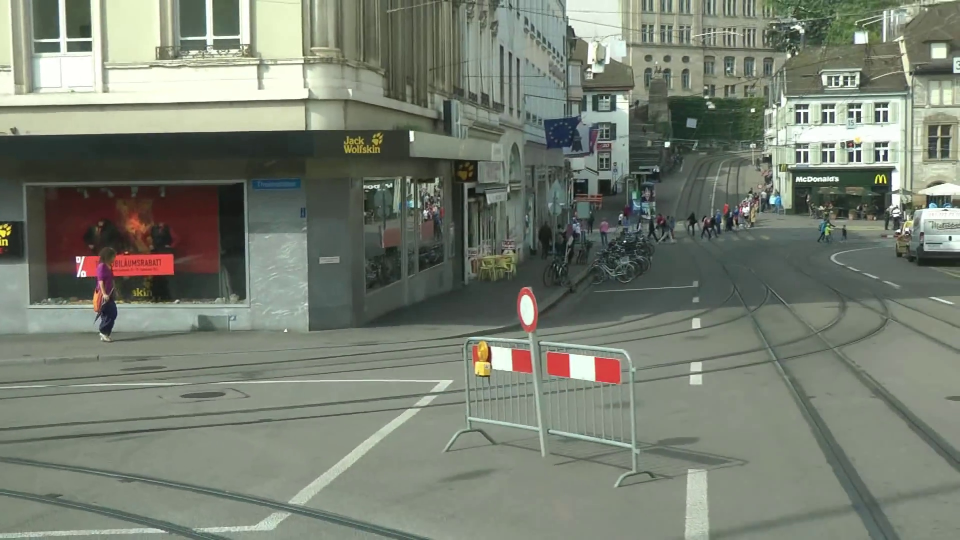
#> input picture data_samples/rs19/jpgs/rs19val/rs00001.jpg, 1920 x 1080 px (shown at 1/2 size)
$ python bev_transform.py --image ../../data_samples/rs19/jpgs/rs19val/rs00001.jpg
#> lines starting #> are read from the running program, lines starting #| are printed output that depends on the picture; after the words box and inside, x2 and y2 are one past the last pixel; in counts of white or black regions, pixels touching at a corner belong together
#!/usr/bin/env python3
# -*- coding: utf-8 -*-
"""
Bird's Eye View (BEV) Transformation Module
============================================
Phase 6: Convert perspective camera view to top-down bird's eye view
for improved rail path direction analysis.

Features:
- Homography-based perspective transformation
- Point coordinate transformation (camera <-> BEV)
- Interactive calibration tool
- Cached homography matrix for performance

Author: RailSafeNet Team
Date: 2025-12-19
"""

import cv2
import numpy as np
import yaml
from pathlib import Path
from typing import Tuple, Optional, List, Dict, Any
from dataclasses import dataclass
from enum import Enum


class InterpolationMethod(Enum):
    """Interpolation methods for warp transformation."""
    NEAREST = cv2.INTER_NEAREST
    LINEAR = cv2.INTER_LINEAR
    CUBIC = cv2.INTER_CUBIC
    LANCZOS = cv2.INTER_LANCZOS4


@dataclass
class BEVConfig:
    """Configuration for BEV transformation."""
    # Source points in camera image (trapezoid - 4 corners)
    src_top_left: Tuple[int, int]
    src_top_right: Tuple[int, int]
    src_bottom_right: Tuple[int, int]
    src_bottom_left: Tuple[int, int]

    # BEV output dimensions
    bev_width: int
    bev_height: int

    # Interpolation method
    interpolation: InterpolationMethod = InterpolationMethod.LINEAR

    # [24 lines left out: function from_dict, not called in this run]


class BEVTransformer:
    """
    Bird's Eye View Transformer.

    Transforms camera images and point coordinates between
    perspective view and top-down bird's eye view using homography.
    """

    def __init__(self, config: Optional[BEVConfig] = None, config_path: Optional[str] = None):
        """
        Initialize BEV Transformer.

        Args:
            config: BEVConfig object with transformation parameters
            config_path: Path to YAML config file (used if config is None)
        """
        if config is not None:
            self.config = config
        elif config_path is not None:
            self.config = self._load_config(config_path)
        else:
            # Default config for 1920x1080 camera
            self.config = BEVConfig(
                src_top_left=(400, 400),
                src_top_right=(1520, 400),
                src_bottom_right=(1920, 1080),
                src_bottom_left=(0, 1080),
                bev_width=400,
                bev_height=600
            )

        # Compute homography matrices
        self.H = self._compute_homography()
        self.H_inv = np.linalg.inv(self.H)

        # Cache output size
        self.bev_size = (self.config.bev_width, self.config.bev_height)

        print(f"✓ BEV Transformer initialized [Output: {self.bev_size[0]}x{self.bev_size[1]}]")

    # [18 lines left out: function _load_config, not called in this run]

    def _compute_homography(self) -> np.ndarray:
        """
        Compute homography matrix from source (camera) to destination (BEV).

        Source: Trapezoid in camera image
        Destination: Rectangle in BEV

        Returns:
            3x3 homography matrix
        """
        # Source points (trapezoid in camera image)
        src_pts = np.float32([
            list(self.config.src_top_left),
            list(self.config.src_top_right),
            list(self.config.src_bottom_right),
            list(self.config.src_bottom_left)
        ])

        # Destination points (rectangle in BEV)
        dst_pts = np.float32([
            [0, 0],                                              # Top-left
            [self.config.bev_width - 1, 0],                      # Top-right
            [self.config.bev_width - 1, self.config.bev_height - 1],  # Bottom-right
            [0, self.config.bev_height - 1]                      # Bottom-left
        ])

        # Compute homography
        H, _ = cv2.findHomography(src_pts, dst_pts)
        return H

    def warp_to_bev(self, image: np.ndarray) -> np.ndarray:
        """
        Transform camera image to bird's eye view.

        Args:
            image: Input camera image (H x W x C)

        Returns:
            BEV transformed image (bev_height x bev_width x C)
        """
        return cv2.warpPerspective(
            image,
            self.H,
            self.bev_size,
            flags=self.config.interpolation.value
        )

    # [72 lines left out: functions warp_mask_to_bev, warp_points_to_bev, warp_points_from_bev, warp_from_bev, not called in this run]

    def draw_source_region(self, image: np.ndarray, color: Tuple[int, int, int] = (0, 255, 0),
                           thickness: int = 2) -> np.ndarray:
        """
        Draw the source trapezoid region on camera image.

        Args:
            image: Input camera image
            color: Line color (BGR)
            thickness: Line thickness

        Returns:
            Image with drawn trapezoid
        """
        output = image.copy()
        pts = np.array([
            self.config.src_top_left,
            self.config.src_top_right,
            self.config.src_bottom_right,
            self.config.src_bottom_left
        ], dtype=np.int32)

        cv2.polylines(output, [pts], isClosed=True, color=color, thickness=thickness)

        # Draw corner markers
        for i, pt in enumerate(pts):
            cv2.circle(output, tuple(pt), 8, color, -1)
            cv2.putText(output, f"P{i+1}", (pt[0] + 10, pt[1] - 10),
                       cv2.FONT_HERSHEY_SIMPLEX, 0.6, color, 2)

        return output

    def draw_grid_on_bev(self, bev_image: np.ndarray, spacing: int = 50,
                         color: Tuple[int, int, int] = (100, 100, 100)) -> np.ndarray:
        """
        Draw grid lines on BEV image for reference.

        Args:
            bev_image: BEV image
            spacing: Grid spacing in pixels
            color: Grid line color (BGR)

        Returns:
            BEV image with grid
        """
        output = bev_image.copy()
        h, w = output.shape[:2]

        # Vertical lines
        for x in range(0, w, spacing):
            cv2.line(output, (x, 0), (x, h - 1), color, 1)

        # Horizontal lines
        for y in range(0, h, spacing):
            cv2.line(output, (0, y), (w - 1, y), color, 1)

        # Draw center line (vehicle forward direction)
        center_x = w // 2
        cv2.line(output, (center_x, 0), (center_x, h - 1), (0, 255, 0), 2)

        return output

    # [55 lines left out: functions update_source_points, get_source_points, save_config, not called in this run]


class BEVCalibrator:
    """
    Interactive calibration tool for BEV transformation.

    Allows user to select 4 source points by clicking on the image.
    Bottom points are fixed at the image bottom edge for stability.
    """

    # [158 lines left out: functions __init__, _scale_image, _display_to_orig, _orig_to_display, _mouse_callback, _update_display and 2 more, not called in this run]


def create_default_bev_config(image_width: int = 1920, image_height: int = 1080,
                               bev_width: int = 400, bev_height: int = 600) -> BEVConfig:
    """
    Create default BEV configuration for given image size.

    Default trapezoid covers the road region in front of the vehicle.

    Args:
        image_width: Camera image width
        image_height: Camera image height
        bev_width: Desired BEV output width
        bev_height: Desired BEV output height

    Returns:
        BEVConfig with reasonable defaults
    """
    # Default trapezoid: narrower at top (horizon), wider at bottom (near vehicle)
    # Top corners at ~40% from sides at 40% height
    # Bottom corners at image edges at bottom
    top_margin = int(image_width * 0.25)
    top_y = int(image_height * 0.45)

    return BEVConfig(
        src_top_left=(top_margin, top_y),
        src_top_right=(image_width - top_margin, top_y),
        src_bottom_right=(image_width, image_height),
        src_bottom_left=(0, image_height),
        bev_width=bev_width,
        bev_height=bev_height
    )


# Module-level convenience functions
# [10 lines left out: functions warp_image_to_bev, warp_points_to_bev, not called in this run]


if __name__ == "__main__":
    # Test BEV transformation
    import argparse

    parser = argparse.ArgumentParser(description='BEV Transform Test')
    parser.add_argument('--image', type=str, help='Test image path')
    parser.add_argument('--calibrate', action='store_true', help='Run interactive calibration')
    parser.add_argument('--config', type=str, default='config/bev_config.yaml',
                       help='Config file path')
    args = parser.parse_args()

    if args.image:
        image = cv2.imread(args.image)
#> image is the input picture: shape (1080, 1920, 3); mean B, G, R 113.2, 126.3, 119.6
        if image is None:
            print(f"❌ Cannot load image: {args.image}")
            exit(1)

        if args.calibrate:
            calibrator = BEVCalibrator(image)
            transformer = calibrator.run(save_path=args.config)
        else:
            # Use default config
            h, w = image.shape[:2]
#> h = 1080; w = 1920
            config = create_default_bev_config(w, h)
            transformer = BEVTransformer(config=config)

            # Show result
            camera_with_region = transformer.draw_source_region(image)
#> in draw_source_region, `cv2.polylines(output, [pts], isClosed=True, color=color, thickness=thi..`:
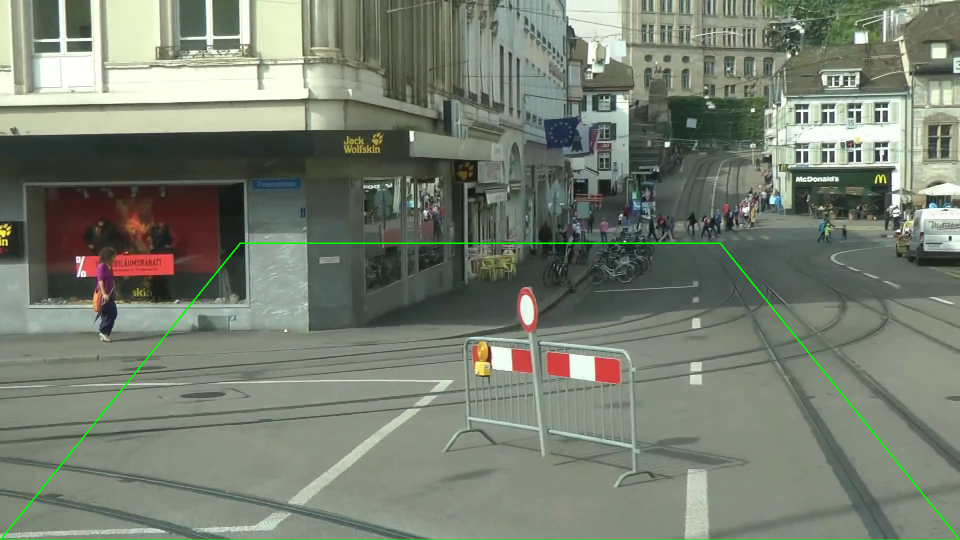
#> output: shape (1080, 1920, 3) (shown at 1/2 size); 0.47% of pixels changed, all inside (x1, y1, x2, y2) = (0, 485, 1920, 1080)
#> after the loop in draw_source_region, `for i, pt in enumerate(pts):`:
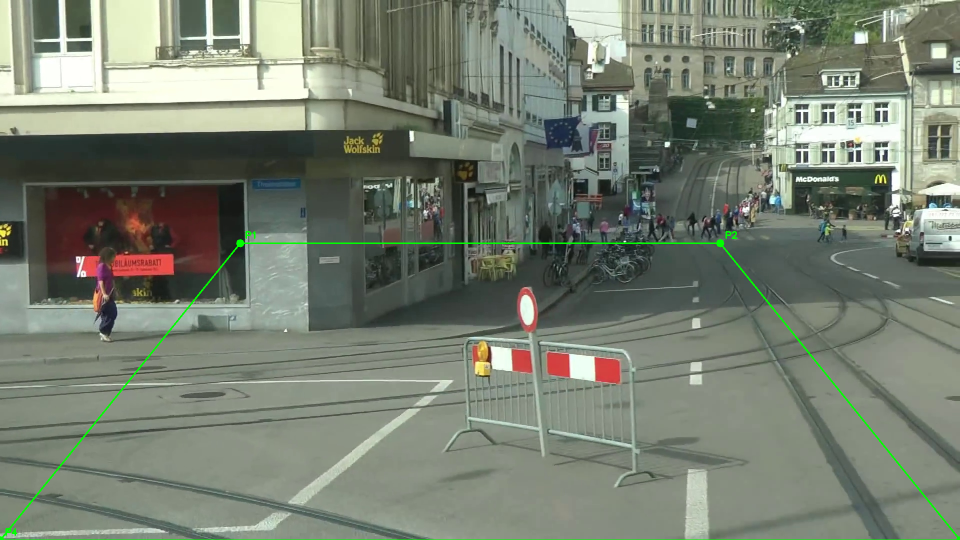
#> output: shape (1080, 1920, 3) (shown at 1/2 size); 0.04% of pixels changed, all inside (x1, y1, x2, y2) = (0, 462, 1920, 1079)
            bev = transformer.warp_to_bev(image)
#> in warp_to_bev, `return cv2.warpPerspective( image, self.H, self.bev_size, flags=self.c..`:
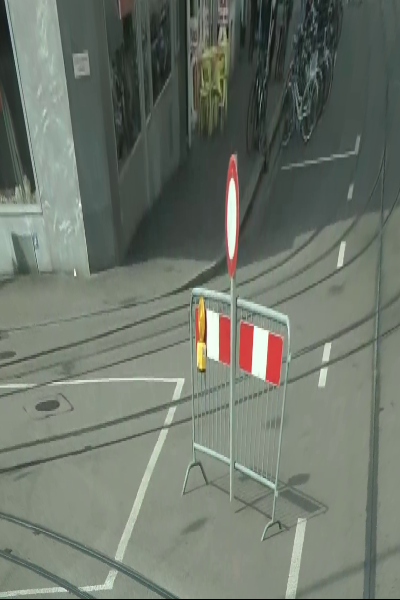
#> returned value: shape (600, 400, 3); mean of channels 0, 1, 2 107.2, 118.1, 110.3; drawn as B, G, R
            bev_with_grid = transformer.draw_grid_on_bev(bev)
#> after the loop in draw_grid_on_bev, `for x in range(0, w, spacing):`:
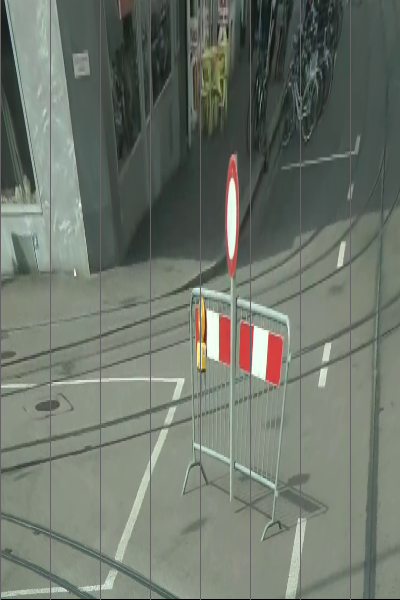
#> output: shape (600, 400, 3); 2% of pixels changed, all inside (x1, y1, x2, y2) = (0, 0, 351, 600)
#> after the loop in draw_grid_on_bev, `for y in range(0, h, spacing):`:
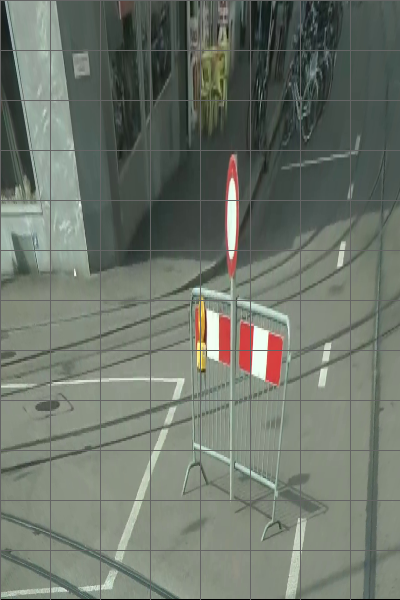
#> output: shape (600, 400, 3); 1.96% of pixels changed, all inside (x1, y1, x2, y2) = (1, 0, 400, 551)
#> in draw_grid_on_bev, `cv2.line(output, (center_x, 0), (center_x, h - 1), (0, 255, 0), 2)`:
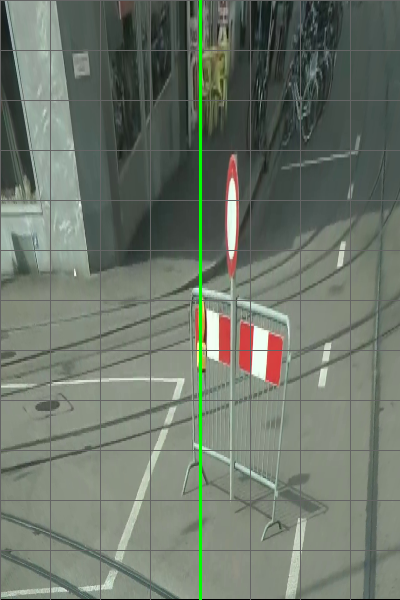
#> output: shape (600, 400, 3); 0.75% of pixels changed, all inside (x1, y1, x2, y2) = (199, 0, 202, 600)

            cv2.imshow('Camera View', camera_with_region)
            cv2.imshow('BEV', bev_with_grid)
            cv2.waitKey(0)
            cv2.destroyAllWindows()
    else:
        print("Usage: python bev_transform.py --image <path> [--calibrate] [--config <path>]")
